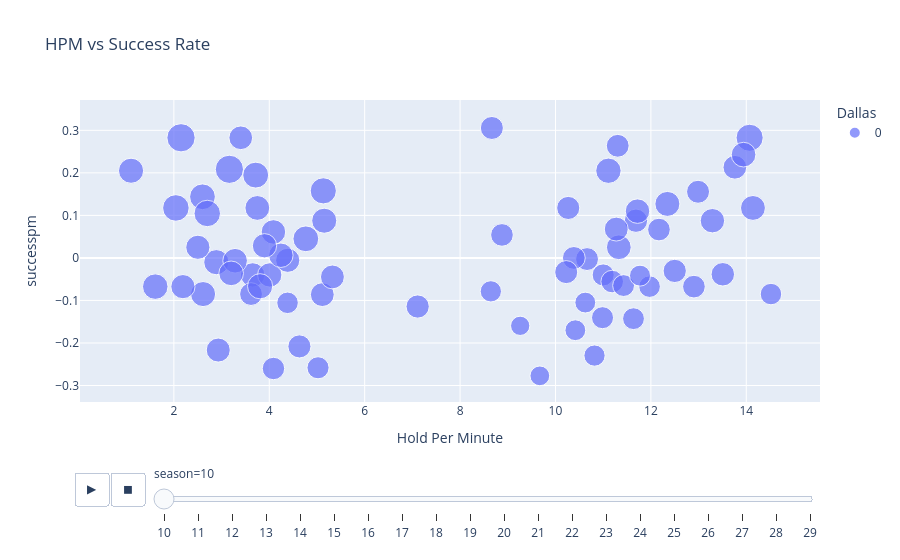

Notebook cell for this chart:
### Markdown cell above
Looking at the plot for Season 10, which is the default plot that is displayed, we should immediately notice something strange about the shape of the data. There are two main clusters of data points, one of which forms a vertical cluster on the low end of the x axis, indicating that those players' success seems to be independent of their prevent per minute (PPM), while the other cluster of points follows more of a f(x) = cx shape with a weak to moderate positive correlation between PPM and success per minute. Why is this? Players that are offenders will almost always have very low prevent numbers, as they spend very little time in game defending their own flag while attending to their offense duties. Let's look at Hold, a statistic primarily earned by offenders, and confirm that we have a similar pattern.

### Code cell
hpm_all = px.scatter(MLTP_master_stats, x = "hpm", y = "successpm",
size = "scorepm", color = "Dallas", animation_frame = "season",
hover_data = ["player"],
labels = {'hpm': 'Hold Per Minute', 'tpm': 'Tags Per Minute'},
title = 'HPM vs Success Rate')

hpm_all.update_layout(scene=dict(xaxis=dict(title='Hold Per Minute'),
yaxis=dict(title='Tags Per Minute')), height = 900)
hpm_all.show()

### Figure 1 — Plotly figure (JSON) as saved in the notebook; plotly's stock layout.template omitted (floating-point values rounded to 4 significant figures)
{"data": [{"customdata": [["Altiger"], ["Death Pickle"], ["BigBird"], ["Vials"], ["Mr.Gone"], ["Sundown"], ["dywz"], ["yank"], ["ooo killem"], ["bad"], ["Stojakovic"], ["Dalek"], ["Iblis"], ["Crippy"], ["Fronj"], ["SuperSans"], ["MiIky"], ["Bal McCartny"], ["sIide"], ["Ty"], ["Ball God"], ["dodsfall"], ["donuts42"], ["MrFruitzy"], ["BALLDON'TLIE"], ["wanker -->"], ["DudeMcGuy"], ["Eashy"], ["timeboy"], ["Mufro"], ["GriefSeeds"], ["BAllstar"], ["LEBRON*JAMES"], ["Mr.Glass"], ["Arbybear"], ["YoungSinatra"], ["toasty."], ["i'm high"], ["lukemoo"], ["Have mad"], ["Stann"], ["Brake"], ["SIDE"], ["danisk"], ["okthen"], ["Turbo"], ["CB13"], ["Mr. Hat"], ["DEAD NAN"], ["owen"], ["Legman"], ["Prizm"], ["ProTagonist_"], ["C Bivvey"], ["Syniikal"], ["jjpoole"], ["Abe Lincoln"], ["np"], ["FLYMOLO"], ["WowSuchPro"], ["Gem"], ["Romulus"], ["intercest"], ["iAaronK"], ["Stalin"], ["Legion"], ["Eggo"], ["Dodge"], ["Wanye"], ["Some Paul"], ["DOKE"], ["swerve"]], "hovertemplate": "Dallas=0<br>season=10<br>Hold Per Minute=%{x}<br>successpm=%{y}<br>scorepm=%{marker.size}<br>player=%{customdata[0]}<extra></extra>", "legendgroup": "0", "marker": {"color": "#636efa", "size": [4.061, 3.947, 4.2, 3.237, 3.925, 3.883, 3.473, 3.994, 3.406, 3.547, 4.11, 4.407, 4.4, 4.552, 3.389, 3.447, 3.07, 4.17, 4.641, 3.612, 3.96, 4.173, 4.208, 2.588, 3.167, 3.222, 3.962, 3.888, 3, 3.449, 5.303, 3.459, 4.885, 3.723, 4.085, 4.678, 3.506, 4.149, 3.828, 2.877, 3.535, 3.766, 3.88, 3.092, 3.797, 4.32, 4.017, 3.41, 3.662, 2.928, 4.263, 3.579, 3.729, 4.028, 4.188, 3.779, 5.294, 3.592, 3.236, 2.993, 3.078, 3.157, 3.522, 4.458, 2.471, 3.401, 3.929, 3.344, 3.985, 2.89, 3.517, 4.043], "sizemode": "area", "sizeref": 0.01326, "symbol": "circle"}, "mode": "markers", "name": "0", "orientation": "v", "showlegend": true, "type": "scatter", "x": [11.33, 3.652, 2.89, 11, 4.01, 4.387, 10.66, 4.087, 12.17, 10.27, 14.14, 4.766, 2.6, 5.133, 11.19, 3.618, 14.52, 2.612, 2.7, 11.69, 13.29, 5.152, 3.808, 9.672, 11.43, 10.99, 4.244, 2.503, 8.645, 10.39, 2.15, 11.3, 14.07, 3.402, 3.75, 2.042, 12.99, 12.35, 2.931, 10.42, 4.632, 5.112, 2.19, 11.97, 11.27, 1.61, 3.284, 12.9, 13.51, 11.77, 11.11, 7.111, 13.76, 3.201, 1.103, 5.324, 3.164, 12.5, 5.022, 10.82, 4.383, 11.64, 10.22, 3.716, 9.261, 8.878, 3.9, 4.088, 11.72, 10.62, 8.667, 13.94], "xaxis": "x", "y": [0.025, -0.04, -0.01, -0.04, -0.04, -0.005571, -0.002703, 0.06105, 0.06667, 0.1175, 0.1175, 0.04491, 0.1437, 0.1577, -0.05556, -0.085, -0.085, -0.085, 0.1045, 0.0875, 0.0875, 0.0875, -0.06667, -0.2773, -0.065, -0.1405, 0.00625, 0.025, -0.07859, 0, 0.2825, 0.2636, 0.2825, 0.2825, 0.1175, 0.1175, 0.1556, 0.127, -0.2167, -0.17, -0.2081, -0.08629, -0.0675, -0.0675, 0.0678, -0.0675, -0.006601, -0.0675, -0.03846, -0.04167, 0.205, -0.1143, 0.2132, -0.03631, 0.205, -0.04469, 0.2083, -0.03056, -0.2583, -0.2296, -0.1056, -0.1429, -0.03333, 0.1947, -0.1597, 0.05405, 0.02857, -0.26, 0.11, -0.105, 0.3056, 0.2429], "yaxis": "y"}], "layout": {"autosize": true, "legend": {"itemsizing": "constant", "title": {"text": "Dallas"}, "tracegroupgap": 0}, "scene": {"xaxis": {"title": {"text": "Hold Per Minute"}}, "yaxis": {"title": {"text": "Tags Per Minute"}}}, "sliders": [{"active": 0, "currentvalue": {"prefix": "season="}, "len": 0.9, "pad": {"b": 10, "t": 60}, "steps": [{"args": [["10"], {"frame": {"duration": 0, "redraw": false}, "fromcurrent": true, "mode": "immediate", "transition": {"duration": 0, "easing": "linear"}}], "label": "10", "method": "animate"}, {"args": [["11"], {"frame": {"duration": 0, "redraw": false}, "fromcurrent": true, "mode": "immediate", "transition": {"duration": 0, "easing": "linear"}}], "label": "11", "method": "animate"}, {"args": [["12"], {"frame": {"duration": 0, "redraw": false}, "fromcurrent": true, "mode": "immediate", "transition": {"duration": 0, "easing": "linear"}}], "label": "12", "method": "animate"}, {"args": [["13"], {"frame": {"duration": 0, "redraw": false}, "fromcurrent": true, "mode": "immediate", "transition": {"duration": 0, "easing": "linear"}}], "label": "13", "method": "animate"}, {"args": [["14"], {"frame": {"duration": 0, "redraw": false}, "fromcurrent": true, "mode": "immediate", "transition": {"duration": 0, "easing": "linear"}}], "label": "14", "method": "animate"}, {"args": [["15"], {"frame": {"duration": 0, "redraw": false}, "fromcurrent": true, "mode": "immediate", "transition": {"duration": 0, "easing": "linear"}}], "label": "15", "method": "animate"}, {"args": [["16"], {"frame": {"duration": 0, "redraw": false}, "fromcurrent": true, "mode": "immediate", "transition": {"duration": 0, "easing": "linear"}}], "label": "16", "method": "animate"}, {"args": [["17"], {"frame": {"duration": 0, "redraw": false}, "fromcurrent": true, "mode": "immediate", "transition": {"duration": 0, "easing": "linear"}}], "label": "17", "method": "animate"}, {"args": [["18"], {"frame": {"duration": 0, "redraw": false}, "fromcurrent": true, "mode": "immediate", "transition": {"duration": 0, "easing": "linear"}}], "label": "18", "method": "animate"}, {"args": [["19"], {"frame": {"duration": 0, "redraw": false}, "fromcurrent": true, "mode": "immediate", "transition": {"duration": 0, "easing": "linear"}}], "label": "19", "method": "animate"}, {"args": [["20"], {"frame": {"duration": 0, "redraw": false}, "fromcurrent": true, "mode": "immediate", "transition": {"duration": 0, "easing": "linear"}}], "label": "20", "method": "animate"}, {"args": [["21"], {"frame": {"duration": 0, "redraw": false}, "fromcurrent": true, "mode": "immediate", "transition": {"duration": 0, "easing": "linear"}}], "label": "21", "method": "animate"}, {"args": [["22"], {"frame": {"duration": 0, "redraw": false}, "fromcurrent": true, "mode": "immediate", "transition": {"duration": 0, "easing": "linear"}}], "label": "22", "method": "animate"}, {"args": [["23"], {"frame": {"duration": 0, "redraw": false}, "fromcurrent": true, "mode": "immediate", "transition": {"duration": 0, "easing": "linear"}}], "label": "23", "method": "animate"}, {"args": [["24"], {"frame": {"duration": 0, "redraw": false}, "fromcurrent": true, "mode": "immediate", "transition": {"duration": 0, "easing": "linear"}}], "label": "24", "method": "animate"}, {"args": [["25"], {"frame": {"duration": 0, "redraw": false}, "fromcurrent": true, "mode": "immediate", "transition": {"duration": 0, "easing": "linear"}}], "label": "25", "method": "animate"}, {"args": [["26"], {"frame": {"duration": 0, "redraw": false}, "fromcurrent": true, "mode": "immediate", "transition": {"duration": 0, "easing": "linear"}}], "label": "26", "method": "animate"}, {"args": [["27"], {"frame": {"duration": 0, "redraw": false}, "fromcurrent": true, "mode": "immediate", "transition": {"duration": 0, "easing": "linear"}}], "label": "27", "method": "animate"}, {"args": [["28"], {"frame": {"duration": 0, "redraw": false}, "fromcurrent": true, "mode": "immediate", "transition": {"duration": 0, "easing": "linear"}}], "label": "28", "method": "animate"}, {"args": [["29"], {"frame": {"duration": 0, "redraw": false}, "fromcurrent": true, "mode": "immediate", "transition": {"duration": 0, "easing": "linear"}}], "label": "29", "method": "animate"}], "x": 0.1, "xanchor": "left", "y": 0, "yanchor": "top"}], "title": {"text": "HPM vs Success Rate"}, "updatemenus": [{"buttons": [{"args": [null, {"frame": {"duration": 500, "redraw": false}, "fromcurrent": true, "mode": "immediate", "transition": {"duration": 500, "easing": "linear"}}], "label": "&#9654;", "method": "animate"}, {"args": [[null], {"frame": {"duration": 0, "redraw": false}, "fromcurrent": true, "mode": "immediate", "transition": {"duration": 0, "easing": "linear"}}], "label": "&#9724;", "method": "animate"}], "direction": "left", "pad": {"r": 10, "t": 70}, "showactive": false, "type": "buttons", "x": 0.1, "xanchor": "right", "y": 0, "yanchor": "top"}], "xaxis": {"anchor": "y", "autorange": true, "domain": [0, 1], "range": [0.205, 15.4], "title": {"text": "Hold Per Minute"}, "type": "linear"}, "yaxis": {"anchor": "x", "autorange": true, "domain": [0, 1], "range": [-0.3226, 0.3528], "title": {"text": "successpm"}, "type": "linear"}}}
